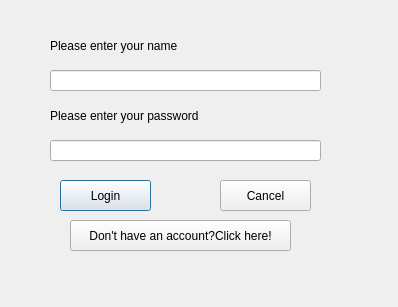
<?xml version="1.0" encoding="UTF-8"?>
<ui version="4.0">
 <class>Login</class>
 <widget class="QDialog" name="Login">
  <property name="geometry">
   <rect>
    <x>0</x>
    <y>0</y>
    <width>398</width>
    <height>307</height>
   </rect>
  </property>
  <property name="windowTitle">
   <string>Dialog</string>
  </property>
  <widget class="QLabel" name="label">
   <property name="geometry">
    <rect>
     <x>50</x>
     <y>30</y>
     <width>221</width>
     <height>31</height>
    </rect>
   </property>
   <property name="text">
    <string>Please enter your name</string>
   </property>
  </widget>
  <widget class="QLabel" name="label_2">
   <property name="geometry">
    <rect>
     <x>50</x>
     <y>100</y>
     <width>241</width>
     <height>31</height>
    </rect>
   </property>
   <property name="text">
    <string>Please enter your password</string>
   </property>
  </widget>
  <widget class="QLineEdit" name="User_name">
   <property name="geometry">
    <rect>
     <x>50</x>
     <y>70</y>
     <width>271</width>
     <height>21</height>
    </rect>
   </property>
  </widget>
  <widget class="QLineEdit" name="User_password">
   <property name="geometry">
    <rect>
     <x>50</x>
     <y>140</y>
     <width>271</width>
     <height>21</height>
    </rect>
   </property>
   <property name="echoMode">
    <enum>QLineEdit::Password</enum>
   </property>
   <property name="readOnly">
    <bool>false</bool>
   </property>
  </widget>
  <widget class="QPushButton" name="Login_pushbutton">
   <property name="geometry">
    <rect>
     <x>60</x>
     <y>180</y>
     <width>91</width>
     <height>31</height>
    </rect>
   </property>
   <property name="text">
    <string>Login</string>
   </property>
  </widget>
  <widget class="QPushButton" name="Cancel_pushbutton">
   <property name="geometry">
    <rect>
     <x>220</x>
     <y>180</y>
     <width>91</width>
     <height>31</height>
    </rect>
   </property>
   <property name="text">
    <string>Cancel</string>
   </property>
  </widget>
  <widget class="QPushButton" name="Register">
   <property name="geometry">
    <rect>
     <x>70</x>
     <y>220</y>
     <width>221</width>
     <height>31</height>
    </rect>
   </property>
   <property name="text">
    <string>Don't have an account?Click here!</string>
   </property>
  </widget>
 </widget>
 <resources/>
 <connections/>
</ui>
